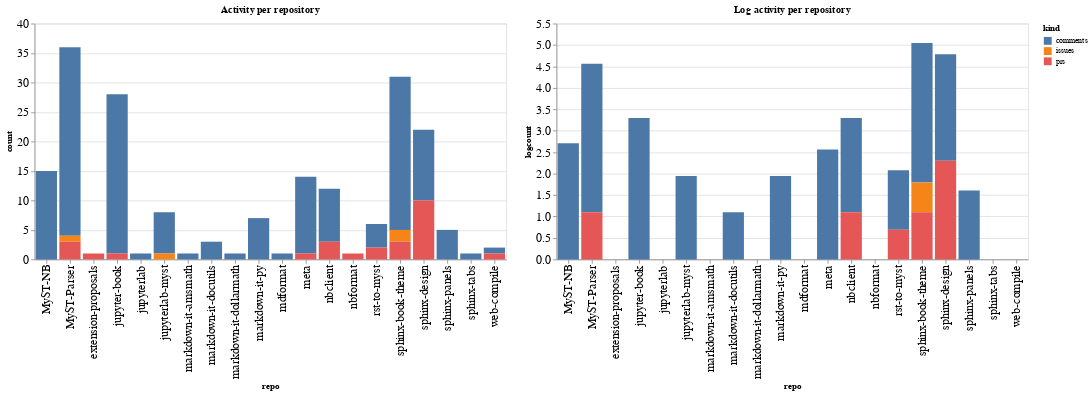

Source (notebook cell):
### Code cell
ch1 = alt.Chart(repo_summaries, width=600, title="Activity per repository").mark_bar().encode(
    x='repo',
    y='count',
    color='kind',
    tooltip="kind"
)

ch2 = alt.Chart(repo_summaries, width=600, title="Log activity per repository").mark_bar().encode(
    x='repo',
    y='logcount',
    color='kind',
    tooltip="kind"
)

ch1 | ch2

### Figure 1 — Vega-Lite specification as saved in the notebook (floating-point values rounded to 4 significant figures)
{"config": {"axisLeft": {"labelFontSize": 15}, "axisBottom": {"labelFontSize": 15}}, "hconcat": [{"mark": "bar", "encoding": {"color": {"type": "nominal", "field": "kind"}, "tooltip": {"type": "nominal", "field": "kind"}, "x": {"type": "nominal", "field": "repo"}, "y": {"type": "quantitative", "field": "count"}}, "title": "Activity per repository", "width": 600}, {"mark": "bar", "encoding": {"color": {"type": "nominal", "field": "kind"}, "tooltip": {"type": "nominal", "field": "kind"}, "x": {"type": "nominal", "field": "repo"}, "y": {"type": "quantitative", "field": "logcount"}}, "title": "Log activity per repository", "width": 600}], "data": {"name": "data-fc48cd10eda55db9a336466385ecc42f"}, "$schema": "https://vega.github.io/schema/vega-lite/v4.8.1.json", "datasets": {"data-fc48cd10eda55db9a336466385ecc42f": [{"repo": "MyST-NB", "kind": "comments", "count": 15, "logcount": 2.708}, {"repo": "MyST-Parser", "kind": "comments", "count": 32, "logcount": 3.466}, {"repo": "MyST-Parser", "kind": "issues", "count": 1, "logcount": 0.0}, {"repo": "MyST-Parser", "kind": "prs", "count": 3, "logcount": 1.099}, {"repo": "extension-proposals", "kind": "prs", "count": 1, "logcount": 0.0}, {"repo": "jupyter-book", "kind": "comments", "count": 27, "logcount": 3.296}, {"repo": "jupyter-book", "kind": "prs", "count": 1, "logcount": 0.0}, {"repo": "jupyterlab", "kind": "comments", "count": 1, "logcount": 0.0}, {"repo": "jupyterlab-myst", "kind": "comments", "count": 7, "logcount": 1.946}, {"repo": "jupyterlab-myst", "kind": "issues", "count": 1, "logcount": 0.0}, {"repo": "markdown-it-amsmath", "kind": "comments", "count": 1, "logcount": 0.0}, {"repo": "markdown-it-docutils", "kind": "comments", "count": 3, "logcount": 1.099}, {"repo": "markdown-it-dollarmath", "kind": "comments", "count": 1, "logcount": 0.0}, {"repo": "markdown-it-py", "kind": "comments", "count": 7, "logcount": 1.946}, {"repo": "mdformat", "kind": "comments", "count": 1, "logcount": 0.0}, {"repo": "meta", "kind": "comments", "count": 13, "logcount": 2.565}, {"repo": "meta", "kind": "prs", "count": 1, "logcount": 0.0}, {"repo": "nbclient", "kind": "comments", "count": 9, "logcount": 2.197}, {"repo": "nbclient", "kind": "prs", "count": 3, "logcount": 1.099}, {"repo": "nbformat", "kind": "prs", "count": 1, "logcount": 0.0}, {"repo": "rst-to-myst", "kind": "comments", "count": 4, "logcount": 1.386}, {"repo": "rst-to-myst", "kind": "prs", "count": 2, "logcount": 0.6931}, {"repo": "sphinx-book-theme", "kind": "comments", "count": 26, "logcount": 3.258}, {"repo": "sphinx-book-theme", "kind": "issues", "count": 2, "logcount": 0.6931}, {"repo": "sphinx-book-theme", "kind": "prs", "count": 3, "logcount": 1.099}, {"repo": "sphinx-design", "kind": "comments", "count": 12, "logcount": 2.485}, {"repo": "sphinx-design", "kind": "prs", "count": 10, "logcount": 2.303}, {"repo": "sphinx-panels", "kind": "comments", "count": 5, "logcount": 1.609}, {"repo": "sphinx-tabs", "kind": "comments", "count": 1, "logcount": 0.0}, {"repo": "web-compile", "kind": "comments", "count": 1, "logcount": 0.0}, {"repo": "web-compile", "kind": "prs", "count": 1, "logcount": 0.0}]}}
